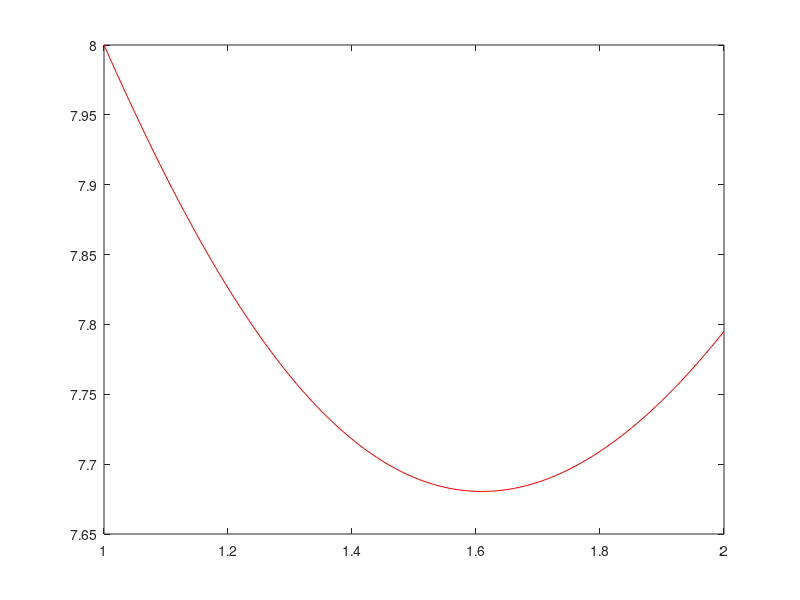

Recreate this plot in MATLAB. (Note: this script raises an error after producing the figure.)
clc
% format long

f = @(x) 8 * exp(1-x) + 7 * log(x);
x = 1:0.01:2;
f_x = f(x);
[mi, i1] = min(f_x);
[ma, i2] = max(f_x);
figure(1)
p = plot(x, f_x, 'r');
p(1).LineWidth = 2.1;
title("f(x) = 8 * exp(1-x) + 7 * log(x)")
xlim([-1, 5])
ylim([mi, ma])
xlabel("x")
ylabel("f(x)")
saveas(gcf, "funcion.png")

err = 0.1;
verbose = true;

%% Método de la Sección Áurea

disp("Seccion Aurea: ");
a_0 = 1;
b_0 = 2;
[a_f, b_f, a, b] = seccion_aurea(a_0, b_0, f, err, verbose);
disp("x \in: ")
disp([a_f, b_f])

figure(2)
title("Reduccion de Intervalo")
xlabel("[a, b]")
ylabel("Iteracion")
hold on
for i = 1:length(a)
    p = plot([a(i), b(i)], [i-1, i-1]);
    p(1).LineWidth = 2.1;
    hold on
end
saveas(gcf, "intervalos.png")



